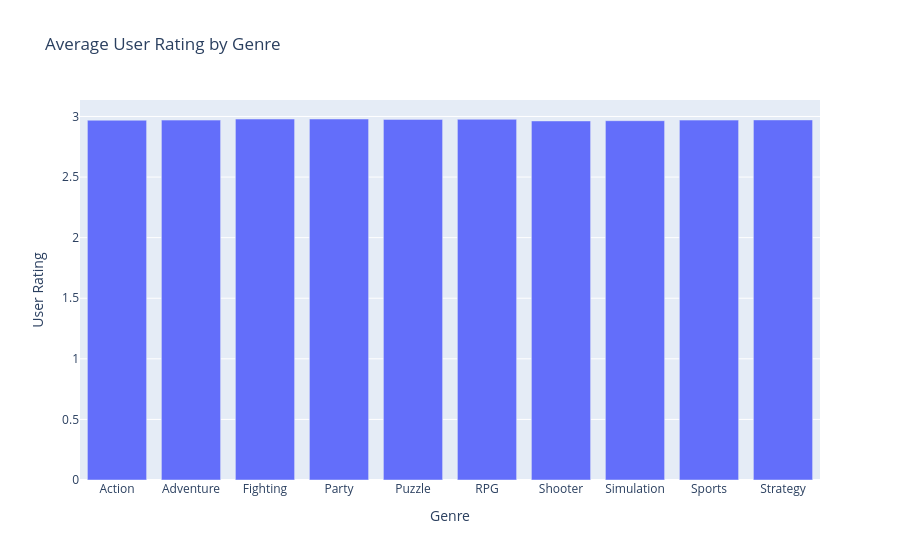

Notebook source saved alongside this figure:
### Code cell
rating_genre = dataset.groupby("Genre")["User Rating"].mean().reset_index()

fig = px.bar(
    rating_genre,
    x="Genre",
    y="User Rating",
    title="Average User Rating by Genre"
)

fig.show()

### Figure 1 — Plotly figure (JSON) as saved in the notebook; plotly's stock layout.template omitted (floating-point values rounded to 4 significant figures)
{"data": [{"hovertemplate": "Genre=%{x}<br>User Rating=%{y}<extra></extra>", "legendgroup": "", "marker": {"color": "#636efa", "pattern": {"shape": ""}}, "name": "", "orientation": "v", "showlegend": false, "textposition": "auto", "type": "bar", "x": ["Action", "Adventure", "Fighting", "Party", "Puzzle", "RPG", "Shooter", "Simulation", "Sports", "Strategy"], "xaxis": "x", "y": [2.969, 2.97, 2.979, 2.979, 2.976, 2.977, 2.963, 2.965, 2.97, 2.972], "yaxis": "y"}], "layout": {"barmode": "relative", "legend": {"tracegroupgap": 0}, "title": {"text": "Average User Rating by Genre"}, "xaxis": {"anchor": "y", "domain": [0, 1], "title": {"text": "Genre"}}, "yaxis": {"anchor": "x", "domain": [0, 1], "title": {"text": "User Rating"}}}}
